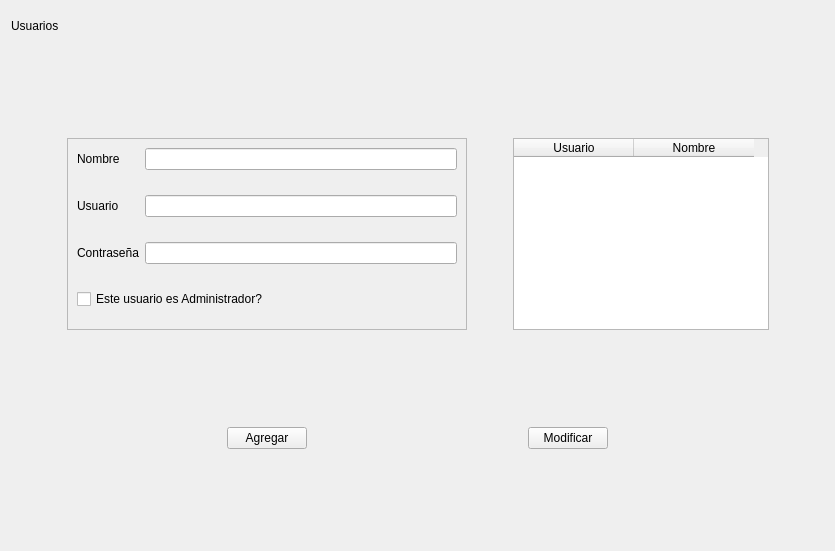
      <widget class="QWidget" name="page_18">
       <layout class="QVBoxLayout" name="verticalLayout_42">
        <item>
         <widget class="QLabel" name="label_34">
          <property name="minimumSize">
           <size>
            <width>0</width>
            <height>30</height>
           </size>
          </property>
          <property name="text">
           <string>Usuarios</string>
          </property>
         </widget>
        </item>
        <item>
         <spacer name="verticalSpacer">
          <property name="orientation">
           <enum>Qt::Vertical</enum>
          </property>
          <property name="sizeHint" stdset="0">
           <size>
            <width>20</width>
            <height>91</height>
           </size>
          </property>
         </spacer>
        </item>
        <item>
         <layout class="QHBoxLayout" name="horizontalLayout_3">
          <item>
           <spacer name="horizontalSpacer_7">
            <property name="orientation">
             <enum>Qt::Horizontal</enum>
            </property>
            <property name="sizeType">
             <enum>QSizePolicy::Maximum</enum>
            </property>
            <property name="sizeHint" stdset="0">
             <size>
              <width>56</width>
              <height>20</height>
             </size>
            </property>
           </spacer>
          </item>
          <item>
           <widget class="QFrame" name="frame_5">
            <property name="minimumSize">
             <size>
              <width>400</width>
              <height>0</height>
             </size>
            </property>
            <property name="frameShape">
             <enum>QFrame::StyledPanel</enum>
            </property>
            <property name="frameShadow">
             <enum>QFrame::Raised</enum>
            </property>
            <layout class="QFormLayout" name="formLayout">
             <property name="verticalSpacing">
              <number>25</number>
             </property>
             <item row="0" column="0">
              <widget class="QLabel" name="label_41">
               <property name="text">
                <string>Nombre</string>
               </property>
              </widget>
             </item>
             <item row="0" column="1">
              <widget class="QLineEdit" name="lineEdit_8"/>
             </item>
             <item row="1" column="0">
              <widget class="QLabel" name="label_44">
               <property name="text">
                <string>Usuario</string>
               </property>
              </widget>
             </item>
             <item row="1" column="1">
              <widget class="QLineEdit" name="lineEdit_9"/>
             </item>
             <item row="2" column="0">
              <widget class="QLabel" name="label_45">
               <property name="text">
                <string>Contraseña</string>
               </property>
              </widget>
             </item>
             <item row="2" column="1">
              <widget class="QLineEdit" name="lineEdit_10">
               <property name="echoMode">
                <enum>QLineEdit::Password</enum>
               </property>
              </widget>
             </item>
             <item row="3" column="0" colspan="2">
              <widget class="QCheckBox" name="checkBox_6">
               <property name="text">
                <string>Este usuario es Administrador?</string>
               </property>
              </widget>
             </item>
            </layout>
           </widget>
          </item>
          <item>
           <spacer name="horizontalSpacer_6">
            <property name="orientation">
             <enum>Qt::Horizontal</enum>
            </property>
            <property name="sizeType">
             <enum>QSizePolicy::Maximum</enum>
            </property>
            <property name="sizeHint" stdset="0">
             <size>
              <width>40</width>
              <height>20</height>
             </size>
            </property>
           </spacer>
          </item>
          <item>
           <widget class="QTableWidget" name="tableWidget_16">
            <property name="minimumSize">
             <size>
              <width>200</width>
              <height>0</height>
             </size>
            </property>
            <property name="editTriggers">
             <set>QAbstractItemView::NoEditTriggers</set>
            </property>
            <property name="sortingEnabled">
             <bool>true</bool>
            </property>
            <attribute name="horizontalHeaderDefaultSectionSize">
             <number>120</number>
            </attribute>
            <attribute name="horizontalHeaderMinimumSectionSize">
             <number>110</number>
            </attribute>
            <attribute name="verticalHeaderVisible">
             <bool>false</bool>
            </attribute>
            <column>
             <property name="text">
              <string>Usuario</string>
             </property>
            </column>
            <column>
             <property name="text">
              <string>Nombre</string>
             </property>
            </column>
           </widget>
          </item>
          <item>
           <spacer name="horizontalSpacer_8">
            <property name="orientation">
             <enum>Qt::Horizontal</enum>
            </property>
            <property name="sizeType">
             <enum>QSizePolicy::Maximum</enum>
            </property>
            <property name="sizeHint" stdset="0">
             <size>
              <width>55</width>
              <height>20</height>
             </size>
            </property>
           </spacer>
          </item>
         </layout>
        </item>
        <item>
         <spacer name="verticalSpacer_2">
          <property name="orientation">
           <enum>Qt::Vertical</enum>
          </property>
          <property name="sizeHint" stdset="0">
           <size>
            <width>20</width>
            <height>91</height>
           </size>
          </property>
         </spacer>
        </item>
        <item>
         <layout class="QHBoxLayout" name="horizontalLayout_2">
          <item>
           <spacer name="horizontalSpacer_3">
            <property name="orientation">
             <enum>Qt::Horizontal</enum>
            </property>
            <property name="sizeHint" stdset="0">
             <size>
              <width>40</width>
              <height>20</height>
             </size>
            </property>
           </spacer>
          </item>
          <item>
           <widget class="QPushButton" name="pushButton_12">
            <property name="text">
             <string>Agregar</string>
            </property>
           </widget>
          </item>
          <item>
           <spacer name="horizontalSpacer_4">
            <property name="orientation">
             <enum>Qt::Horizontal</enum>
            </property>
            <property name="sizeHint" stdset="0">
             <size>
              <width>40</width>
              <height>20</height>
             </size>
            </property>
           </spacer>
          </item>
          <item>
           <widget class="QPushButton" name="pushButton_40">
            <property name="text">
             <string>Modificar</string>
            </property>
            <property name="checkable">
             <bool>true</bool>
            </property>
           </widget>
          </item>
          <item>
           <spacer name="horizontalSpacer_5">
            <property name="orientation">
             <enum>Qt::Horizontal</enum>
            </property>
            <property name="sizeHint" stdset="0">
             <size>
              <width>40</width>
              <height>20</height>
             </size>
            </property>
           </spacer>
          </item>
         </layout>
        </item>
        <item>
         <spacer name="verticalSpacer_3">
          <property name="orientation">
           <enum>Qt::Vertical</enum>
          </property>
          <property name="sizeHint" stdset="0">
           <size>
            <width>20</width>
            <height>91</height>
           </size>
          </property>
         </spacer>
        </item>
       </layout>
      </widget>
